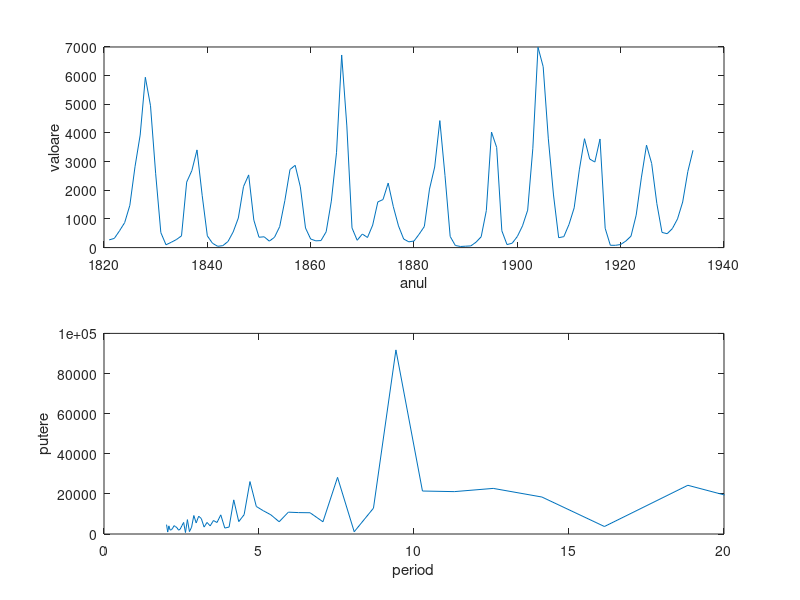

Write MATLAB code to recreate this figure.
function ex4_b()

    anul = (1821:1934)';
    valoare=[
  269  321  585  871 1475 2821 3928 5943 4950 2577  523   98  ,...
  184  279  409 2285 2685 3409 1824  409  151   45   68  213  ,...
  546 1033 2129 2536  957  361  377  225  360  731 1638 2725  ,...
 2871 2119  684  299  236  245  552 1623 3311 6721 4245  687  ,...
  255  473  353  784 1594 1676 2251 1426  756  299  201  229  ,...
  469  736 2042 2811 4431 2511  389   73   39   49   59  188  ,...
  377 1292 4031 3495  587  105  153  387  758 1307 3465 6991  ,...
 6313 3794 1836  345  382  808 1388 2713 3800 3091 2985 3790  ,...
  674   81   80  108  229  399 1132 2432 3574 2935 1537  529  ,...
  485  662 1000 1590 2657 3396]';

    nr_val = length(valoare);
    subplot(2,1,1)
    plot(anul,valoare);
    xlabel('anul')
    ylabel('valoare')
    %title('graficul numarului de pete solare')
    Y = fft(valoare);
    Y(1) = [];
    m = abs(Y);
    p = angle(Y);
    nr_Y = length(Y);
    yFs = 1;
    f = (1:nr_Y/2) * yFs/nr_Y;
    pow = abs(Y(1:nr_Y/2));
    index = find(pow==max(pow));
    (f(index))
    pepe = 1/f(index)
    period = 1./f;
    subplot(2,1,2)
    plot(period,pow);
    xlabel('period')
    ylabel('putere')
    %title('graficul puterii');  
    xlim([0,20]);
    index = find(pow==max(pow));
    round(period(index))


end